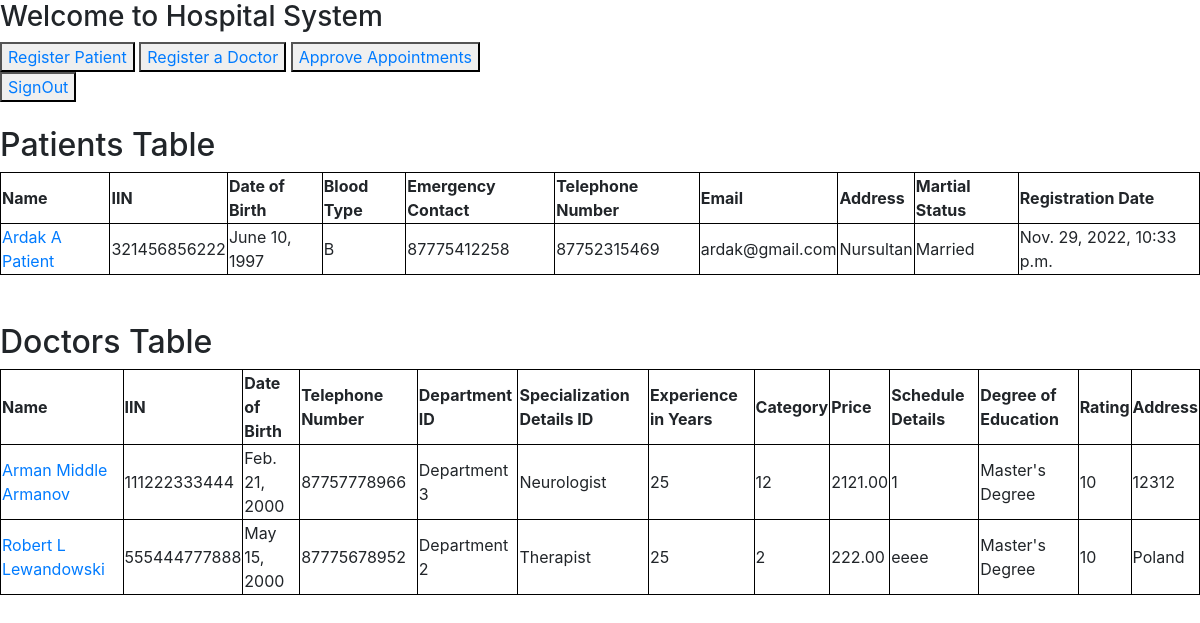
Page /adminpage (signed in) on the committed database.
### authentication/models.py (models this page shows, shortened)
class Patient(models.Model):
    STATUS_TYPE = (
        ('Married', 'Married'),
        ('Not Married', 'Not Married'),
    )
    BLOOD_TYPE = (
        ('A', 'A'),
        ('B', 'B'),
        ('O', 'O'),
        ('AB', 'AB'),
    )
    date_of_birth = models.DateField('Date of birth')
    iin_number = models.CharField('IIN', max_length = 12)
    id_number = models.BigAutoField(primary_key = True)
    fname = models.CharField('First Name', max_length = 50)
    mname = models.CharField('Middle Name', max_length = 50, null = True, blank = True)
    lname = models.CharField('Last Name', max_length = 50)
    blood_group = models.CharField('Blood group', max_length = 5, choices = BLOOD_TYPE)
    emergency_contact_number = models.CharField('Emergency contact number', max_length = 12)
    contact_number = models.CharField('Contact Number', max_length = 12)
    email = models.EmailField('Email address', max_length = 254)
    address = models.CharField('Physical address', max_length = 1024)
    martial_status = models.CharField('Martial status', max_length = 20, choices = STATUS_TYPE)
    registration_date = models.DateTimeField(auto_now_add = True)
    class Meta:
        verbose_name = 'Patient'
        verbose_name_plural = 'Patients'

class Doctor(models.Model):
    DEGREE_OF_EDUCATION = (
        ('No Education', 'No Education'),
        ('High School Diploma', 'High School Diploma'),
        ('Certificate or associate degree', 'Certificate or associate degree'),
        ("Bachelor's Degree", "Bachelor's Degree"),
        ("Master's Degree", "Master's Degree"),
        ('Doctorate', 'Doctorate'),
    )
    RATING = (
        ('0', '0'),
        ('1', '1'),
        ('2', '2'),
        ('3', '3'),
        ('4', '4'),
        ('5', '5'),
        ('6', '6'),
        ('7', '7'),
        ('8', '8'),
        ('9', '9'),
        ('10', '10'),
    )
    date_of_birth = models.DateField('Date of birth', help_text="YYYY-MM-DD")
    iin_number = models.CharField('IIN', max_length = 12)
    id_number = models.BigAutoField(primary_key = True)
    fname = models.CharField('First Name', max_length = 50)
    mname = models.CharField('Middle Name', max_length = 50, null = True, blank = True)
    lname = models.CharField('Last Name', max_length = 50)
    contact_number = models.CharField('Contact Number', max_length = 12)
    department_id = models.ForeignKey('Department', on_delete=models.CASCADE)
    specialization_details_id = models.ForeignKey('Specialization', on_delete=models.CASCADE)
    experience = models.CharField('Experience In Years', max_length = 4)
    photo = models.ImageField(null = True, blank = True, upload_to = 'images/', default='images/download.png')
    category = models.CharField('Category', max_length = 100)
    price = models.DecimalField('Price', max_digits = 10, decimal_places = 2)
    schedule_details = models.CharField('Schedule Details', max_length = 100)
    education = models.CharField('Degree of Education', max_length = 50, choices = DEGREE_OF_EDUCATION)
    rating = models.CharField('Rating', max_length = 3, choices = RATING)
    address = models.CharField('Address', max_length = 1024)
    class Meta:
        verbose_name = 'Doctor'
        verbose_name_plural = 'Doctors'

class Department(models.Model):
    id = models.BigAutoField(primary_key=True)
    department = models.CharField(max_length=100)
    def __str__(self):
        return self.department
    class Meta:
        verbose_name = 'Department'
        verbose_name_plural = 'Departments'

class Specialization(models.Model):
    id = models.BigAutoField(primary_key=True)
    specialization = models.CharField(max_length=100)
    def __str__(self):
        return self.specialization
    class Meta:
        verbose_name = 'Specialization'
        verbose_name_plural = 'Specializations'

### authentication/views.py (the view)
# urls.py: path('adminpage', views.adminpage, name="adminpage"),
@login_required
def adminpage(request):
    patients = Patient.objects.all()
    doctors = Doctor.objects.all()
    return render(request, "authentication/adminpage.html", {'patients': patients, 'doctors': doctors})

### templates/authentication/adminpage.html (shortened to what this page needs)
<!doctype html>
<html lang="en">
<head>
    <link rel="stylesheet" href="https://cdn.jsdelivr.net/npm/bootstrap@4.4.1/dist/css/bootstrap.min.css">
</head>
<body>
    <h3>Welcome to Hospital System</h3>
    <button type="submit"><a href="/patient">Register Patient</a></button>
    <button type="submit"><a href="/doctor">Register a Doctor</a></button>
    <button type="submit"><a href="{% url 'confirm-appointment' %}">Approve Appointments</a></button>
    <br>
    <button tyep="submit"><a href="/signout">SignOut</a></button>
    <br><br>
    <h2>Patients Table</h2>
    <table style="width:100%">
        <tr>
            <th>Name</th>
            <th>IIN</th>
            <th>Date of Birth</th>
            <th>Blood Type</th>
            <th>Emergency Contact</th>
            <th>Telephone Number</th>
            <th>Email</th>
            <th>Address</th>
            <th>Martial Status</th>
            <th>Registration Date</th>
        </tr>
        {% for patient in patients %}
            <tr>
                <td><a href="{% url 'update-patient' patient.id_number %}">{{ patient.fname }} {{ patient.mname }} {{ patient.lname }}</a></td>
                <td>{{ patient.iin_number }}</td>
                <td>{{ patient.date_of_birth }}</td>
                <td>{{ patient.blood_group }}</td>
                <td>{{ patient.emergency_contact_number }}</td>
                <td>{{ patient.contact_number }}</td>
                <td>{{ patient.email }}</td>
                <td>{{ patient.address }}</td>
                <td>{{ patient.martial_status }}</td>
                <td>{{ patient.registration_date }}</td>
            </tr>
        {% endfor %}
    </table>
    <br><br>
     <h2>Doctors Table</h2>
    <table style="width:100%">
        <tr>
            <th>Name</th>
            <th>IIN</th>
            <th>Date of Birth</th>
            <th>Telephone Number</th>
            <th>Department ID</th>
            <th>Specialization Details ID</th>
            <th>Experience in Years</th>
            <th>Category</th>
            <th>Price</th>
            <th>Schedule Details</th>
            <th>Degree of Education</th>
            <th>Rating</th>
            <th>Address</th>
        </tr>
        {% for doctor in doctors %}
            <tr>
                <td><a href="{% url 'update-doctor' doctor.id_number %}">{{ doctor.fname }} {{ doctor.mname }} {{ doctor.lname }}</a></td>
                <td>{{ doctor.iin_number }}</td>
                <td>{{ doctor.date_of_birth }}</td>
                <td>{{ doctor.contact_number }}</td>
                <td>{{ doctor.department_id }}</td>
                <td>{{ doctor.specialization_details_id }}</td>
                <td>{{ doctor.experience }}</td>
                <td>{{ doctor.category }}</td>
                <td>{{ doctor.price }}</td>
                <td>{{ doctor.schedule_details }}</td>
                <td>{{ doctor.education }}</td>
                <td>{{ doctor.rating }}</td>
                <td>{{ doctor.address }}</td>
            </tr>
        {% endfor %}
    </table>
</body>
</html>

### templates/authentication/adminpage.html (style rules this page uses)
table, th, td { border:1px solid black; }

### rows in the picture
Patient: fname "Ardak", mname "A", lname "Patient", iin_number "321456856222", date_of_birth "June 10, 1997", blood_group "B", emergency_contact_number "87775412258", contact_number "87752315469", email "ardak@gmail.com", address "Nursultan", martial_status "Married", registration_date "Nov. 29, 2022, 10:33 p.m."
Doctor: fname "Arman", mname "Middle", lname "Armanov", iin_number "111222333444", date_of_birth "Feb. 21, 2000", contact_number "87757778966", department_id "Department 3", specialization_details_id "Neurologist", experience "25", category "12", price "2121.00", schedule_details "1", education "Master's Degree", rating "10", address "12312"
Doctor: fname "Robert", mname "L", lname "Lewandowski", iin_number "555444777888", date_of_birth "May 15, 2000", contact_number "87775678952", department_id "Department 2", specialization_details_id "Therapist", experience "25", category "2", price "222.00", schedule_details "eeee", education "Master's Degree", rating "10", address "Poland"
